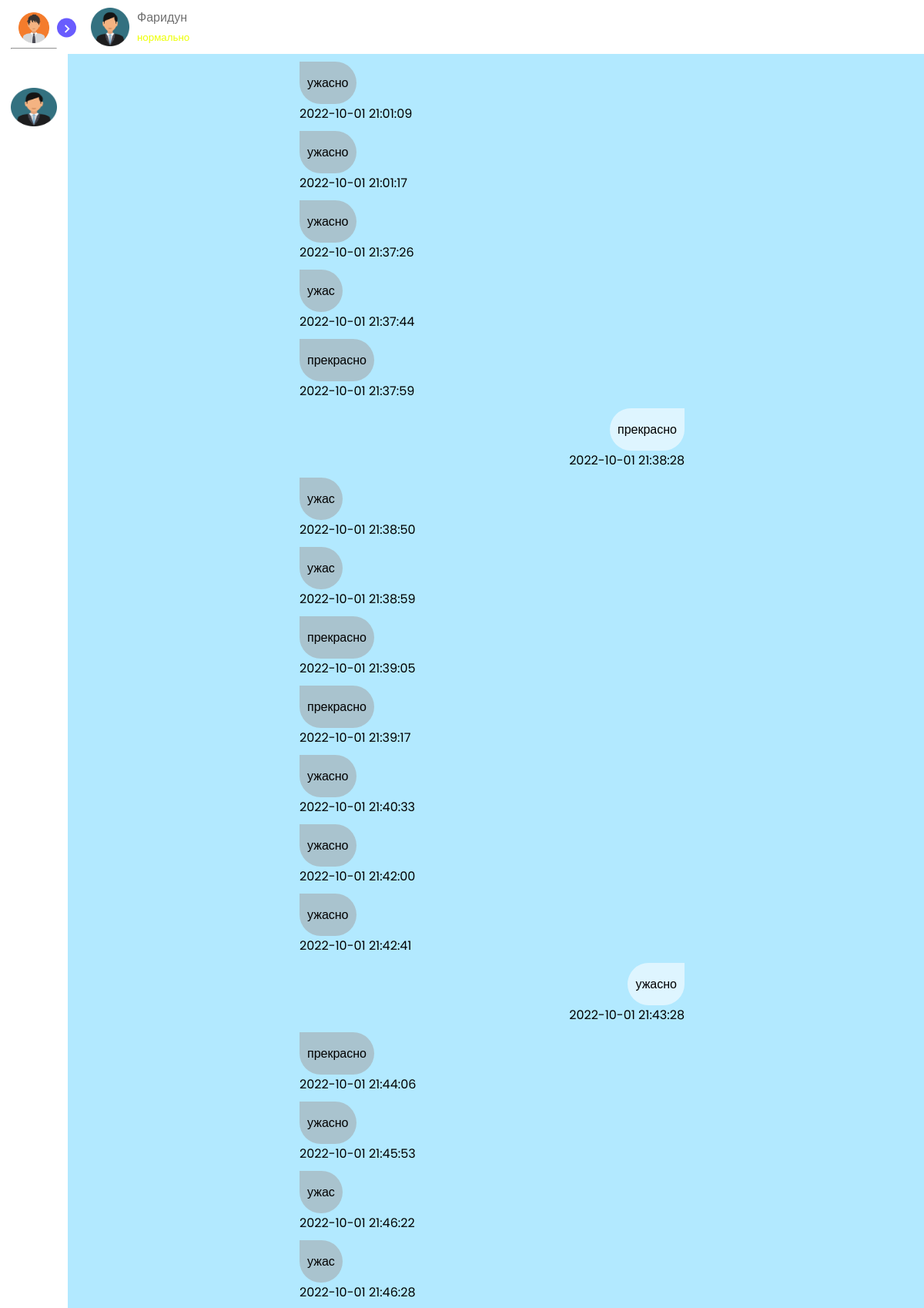
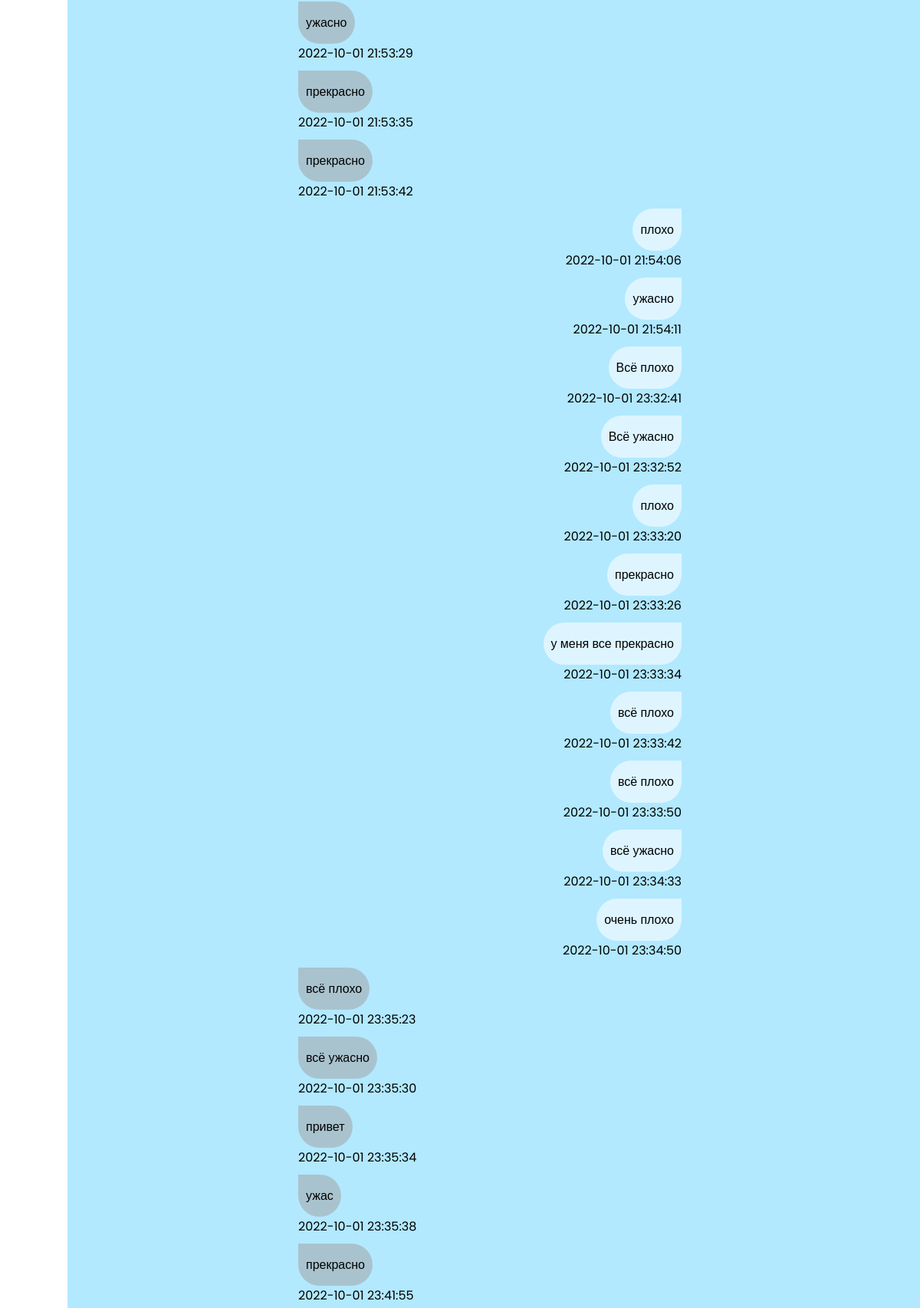
The page /?id=2 (upper part) on the database its author committed (2 pictures, top to bottom).
### tables this page shows
CREATE TABLE `user` (
  `id` int(11) NOT NULL,
  `name` varchar(100) NOT NULL,
  `surname` varchar(100) NOT NULL,
  `status` int(1) NOT NULL,
  `reg_date` datetime NOT NULL
);

CREATE TABLE `chat` (
  `id` int(11) NOT NULL,
  `from_user` int(11) NOT NULL,
  `to_user` int(11) NOT NULL,
  `msg` text NOT NULL,
  `status` int(1) NOT NULL,
  `send_dt` datetime NOT NULL
);

### config.php (called while the page is built, shortened)
<?php
	$status = ['ужасно', 'плохо', 'нормально', 'хорошо', 'прекрасно'];
	$status_color = ['#ff3a3a', '#ffc233', '#edff00', '#7eff50', '#8bdeff'];
?>

### index.php (the view, shortened to what this page needs)
<?php
    require 'config.php';
    $id = $_GET['id'];
    $query = "SELECT * FROM `user` WHERE `id` != $id";
    $other = mysqli_fetch_assoc(mysqli_query($conn, $query));
?>
<!DOCTYPE html>
<html lang="en">
<head>
    <link rel="stylesheet" href="/style.css">
    <link href='https://unpkg.com/boxicons@2.1.1/css/boxicons.min.css' rel='stylesheet'>
</head>
<body>
    <nav class="sidebar close">
        <header>
            <div class="image-text">
                <span class="image">
                    <img class="bx bx-moon" src="/user2.png" alt="">
                </span>
            </div>
            <i class='bx bx-chevron-right toggle'></i>
        </header>
        <hr>
        <div class="menu-bar">
            <div class="menu">
                <ul class="menu-links">
                    <li class="nav-link">
                        <a href="#">
                            <img src="user.png" class="bx user_list_photo icon">
                        </a>
                    </li>
                </ul>
            </div>
        </div>
    </nav>
    <section class="home">
        <div class="nav">
            <img src="user.png">
            <div class="user_<?= $other['id']; ?>">
                <span style="display: block;"><?= $other["name"]; ?></span>
                <small style="color: <?= $status_color[$other["status"]];?>"><?= $status[$other["status"]]; ?></small>
            </div>
        </div>
        <div class="home2">
            <div class="content">
                <div class="msg">
                    <?php
                        $query = "SELECT * FROM `chat` ORDER BY `status`, `id`";
                        $res = mysqli_query($conn, $query);
                        if(mysqli_num_rows($res)) {
                            while($row = mysqli_fetch_assoc($res)) {
                                if($row["to_user"] == $id) {
                                    if(substr($row['msg'], 0, 2) == '{[') {
                                        $img = substr($row['msg'], 2, -2);
                                        echo '<img src="img/'. $img .'.png"><div class="not_my_msg_dt">'. $row['send_dt'] .'</div>';
                                    }
                                    else {
                                        echo '
                                        <div class="not_my_msg">
                                            '. $row['msg'] .'
                                        </div>
                                        <div class="not_my_msg_dt">'. $row['send_dt'] .'</div>
                                        ';
                                    }
                                }
                                else  {
                                    if(substr($row['msg'], 0, 2) == '{[') {
                                        $img = substr($row['msg'], 2, -2);
                                        echo '<img src="img/'. $img .'.png" class="msg_img"><div class="my_msg_dt">'. $row['send_dt'] .'</div>';
                                    }
                                    else {
                                        echo '
                                        <div class="my_msg">
                                            '. $row['msg'] .'
                                        </div>
                                        <div class="my_msg_dt">'. $row['send_dt'] .'</div>
                                        ';
                                    }
                                }
                            }
                        }
                    ?>
                </div>
            </div>
        </div>
    </section>
</body>
</html>

### style.css (style rules this page uses)
* { margin: 0; padding: 0; box-sizing: border-box; font-family: 'Poppins', sans-serif; }
:root { --body-color: #E4E9F7; --sidebar-color: #FFF; --primary-color: #695CFE; --primary-color-light: #F6F5FF; --toggle-color: #DDD; --text-color: #707070; --input-color: #f2f2f2; --tran-03: all 0.2s ease; --tran-03: all 0.3s ease; --tran-04: all 0.3s ease; --tran-05: all 0.3s ease; }
body { min-height: 100vh; background-color: var(--body-color); transition: var(--tran-05); }
.sidebar { position: fixed; top: 0; left: 0; height: 100%; width: 250px; padding: 10px 14px; background: var(--sidebar-color); transition: var(--tran-05); z-index: 100; }
.sidebar.close { width: 88px; }
.sidebar li { height: 50px; list-style: none; display: flex; align-items: center; margin-top: 10px; }
.sidebar header .image, .sidebar .icon { min-width: 60px; border-radius: 6px; }
.sidebar .icon { min-width: 60px; border-radius: 6px; height: 100%; display: flex; align-items: center; justify-content: center; font-size: 20px; }
.sidebar .text, .sidebar .icon { color: var(--text-color); transition: var(--tran-03); }
.sidebar header { position: relative; }
.sidebar header .image-text { display: flex; align-items: center; }
.sidebar header .image { display: flex; align-items: center; justify-content: center; }
.sidebar header .image img { width: 40px; border-radius: 6px; }
.sidebar header .toggle { position: absolute; top: 50%; right: -25px; transform: translateY(-50%) rotate(180deg); height: 25px; width: 25px; background-color: var(--primary-color); color: var(--sidebar-color); border-radius: 50%; display: flex; align-items: center; justify-content: center; font-size: 22px; cursor: pointer; transition: var(--tran-05); }
.sidebar.close .toggle { transform: translateY(-50%) rotate(0deg); }
.sidebar .menu { margin-top: 40px; }
.sidebar li a { list-style: none; height: 100%; background-color: transparent; display: flex; align-items: center; height: 100%; width: 100%; border-radius: 6px; text-decoration: none; transition: var(--tran-03); }
.sidebar .menu-bar { height: calc(100% - 55px); display: flex; flex-direction: column; justify-content: space-between; overflow-y: scroll; }
.home { position: absolute; top: 0; top: 0; left: 250px; height: auto; width: calc(100% - 250px); background-color: var(--body-color); transition: var(--tran-05); }
.sidebar.close ~ .home { left: 78px; height: auto; width: calc(100% - 78px); }
.user_list_photo { height: auto; margin-right: 5px; }
.content { max-width: 500px; width: 100%; }
.home2 { display: flex; justify-content: center; padding: 0 10px; }
.msg { min-height: 78vh; margin-top: 10px; margin-bottom: 30px; }
.msg .my_msg { border-radius: 50px 0 50px 50px; background-color: #ffffff94; padding: 15px 10px; overflow-wrap: break-word; width: fit-content; margin-left: auto; margin-top: 10px; }
.msg .not_my_msg { border-radius: 0px 50px 50px 50px; background-color: #a2a2a287; padding: 15px 10px; overflow-wrap: break-word; width: fit-content; color: #020202; margin-top: 10px; }
.my_msg_dt { display: flex; justify-content: end; width: 100%; }
.home .nav { padding: 10px 40px; background-color: var(--sidebar-color); display: flex; position: sticky; top: 0; }
.home .nav img { width: 50px; height: 50px; margin-right: 10px; }
.home .nav span { color: var(--text-color); }

### rows shown on the page
user: name "Фаридун", status "нормально"
chat: msg "ужасно", send_dt "2022-10-01 21:01:09"
chat: msg "ужасно", send_dt "2022-10-01 21:01:17"
chat: msg "ужасно", send_dt "2022-10-01 21:37:26"
chat: msg "ужас", send_dt "2022-10-01 21:37:44"
chat: msg "прекрасно", send_dt "2022-10-01 21:37:59"
chat: msg "прекрасно", send_dt "2022-10-01 21:38:28"
chat: msg "ужас", send_dt "2022-10-01 21:38:50"
chat: msg "ужас", send_dt "2022-10-01 21:38:59"
chat: msg "прекрасно", send_dt "2022-10-01 21:39:05"
chat: msg "прекрасно", send_dt "2022-10-01 21:39:17"
chat: msg "ужасно", send_dt "2022-10-01 21:40:33"
chat: msg "ужасно", send_dt "2022-10-01 21:42:00"
chat: msg "ужасно", send_dt "2022-10-01 21:42:41"
chat: msg "ужасно", send_dt "2022-10-01 21:43:28"
chat: msg "прекрасно", send_dt "2022-10-01 21:44:06"
chat: msg "ужасно", send_dt "2022-10-01 21:45:53"
chat: msg "ужас", send_dt "2022-10-01 21:46:22"
chat: msg "ужас", send_dt "2022-10-01 21:46:28"
chat: msg "ужасно", send_dt "2022-10-01 21:53:29"
chat: msg "прекрасно", send_dt "2022-10-01 21:53:35"
chat: msg "прекрасно", send_dt "2022-10-01 21:53:42"
chat: msg "плохо", send_dt "2022-10-01 21:54:06"
chat: msg "ужасно", send_dt "2022-10-01 21:54:11"
chat: msg "Всё плохо", send_dt "2022-10-01 23:32:41"
chat: msg "Всё ужасно", send_dt "2022-10-01 23:32:52"
chat: msg "плохо", send_dt "2022-10-01 23:33:20"
chat: msg "прекрасно", send_dt "2022-10-01 23:33:26"
chat: msg "у меня все прекрасно", send_dt "2022-10-01 23:33:34"
chat: msg "всё плохо", send_dt "2022-10-01 23:33:42"
chat: msg "всё плохо", send_dt "2022-10-01 23:33:50"
chat: msg "всё ужасно", send_dt "2022-10-01 23:34:33"
chat: msg "очень плохо", send_dt "2022-10-01 23:34:50"
chat: msg "всё плохо", send_dt "2022-10-01 23:35:23"
chat: msg "всё ужасно", send_dt "2022-10-01 23:35:30"
chat: msg "привет", send_dt "2022-10-01 23:35:34"
chat: msg "ужас", send_dt "2022-10-01 23:35:38"
chat: msg "прекрасно", send_dt "2022-10-01 23:41:55"
